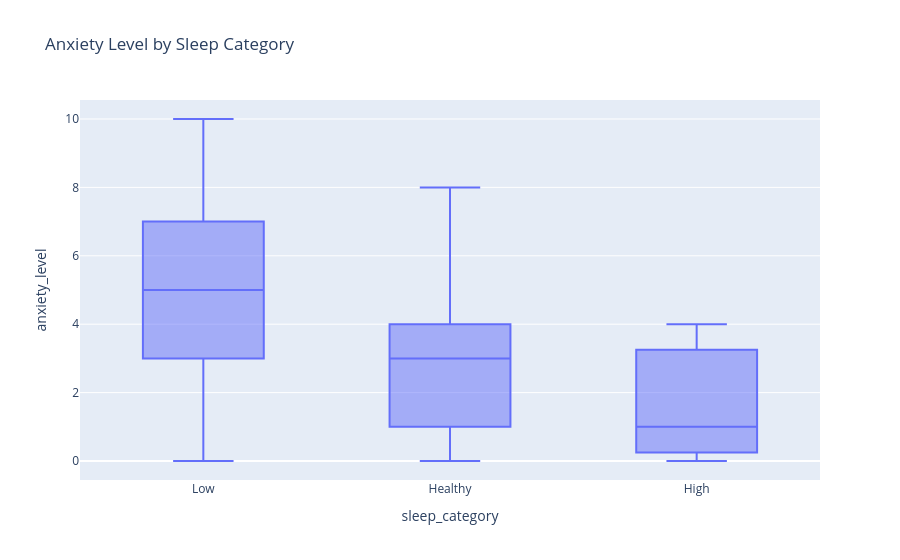

The notebook cell this image was saved under:
### Markdown cell above
## Q45. Interactive Boxplot: Anxiety by Sleep Category

### Request
Create an interactive boxplot of anxiety by sleep category.

### Why we do this
This helps compare distribution, median, and outliers interactively.

### Code cell
fig = px.box(
    df,
    x="sleep_category",
    y="anxiety_level",
    category_orders={"sleep_category": sleep_order},
    title="Anxiety Level by Sleep Category"
)

fig.show()

### Figure 1 — Plotly figure (JSON) as saved in the notebook; plotly's stock layout.template omitted (floating-point values rounded to 4 significant figures; data arrays with more than 128 entries replaced by an {"elided": "..."} marker saying what was removed)
{"data": [{"alignmentgroup": "True", "hovertemplate": "sleep_category=%{x}<br>anxiety_level=%{y}<extra></extra>", "legendgroup": "", "marker": {"color": "#636efa"}, "name": "", "notched": false, "offsetgroup": "", "orientation": "v", "showlegend": false, "x": {"elided": "1000 str values"}, "x0": " ", "xaxis": "x", "y": {"elided": "1000 float values"}, "y0": " ", "yaxis": "y", "type": "box"}], "layout": {"xaxis": {"anchor": "y", "domain": [0.0, 1.0], "title": {"text": "sleep_category"}, "categoryorder": "array", "categoryarray": ["Low", "Healthy", "High"]}, "yaxis": {"anchor": "x", "domain": [0.0, 1.0], "title": {"text": "anxiety_level"}}, "legend": {"tracegroupgap": 0}, "title": {"text": "Anxiety Level by Sleep Category"}, "boxmode": "group"}}
